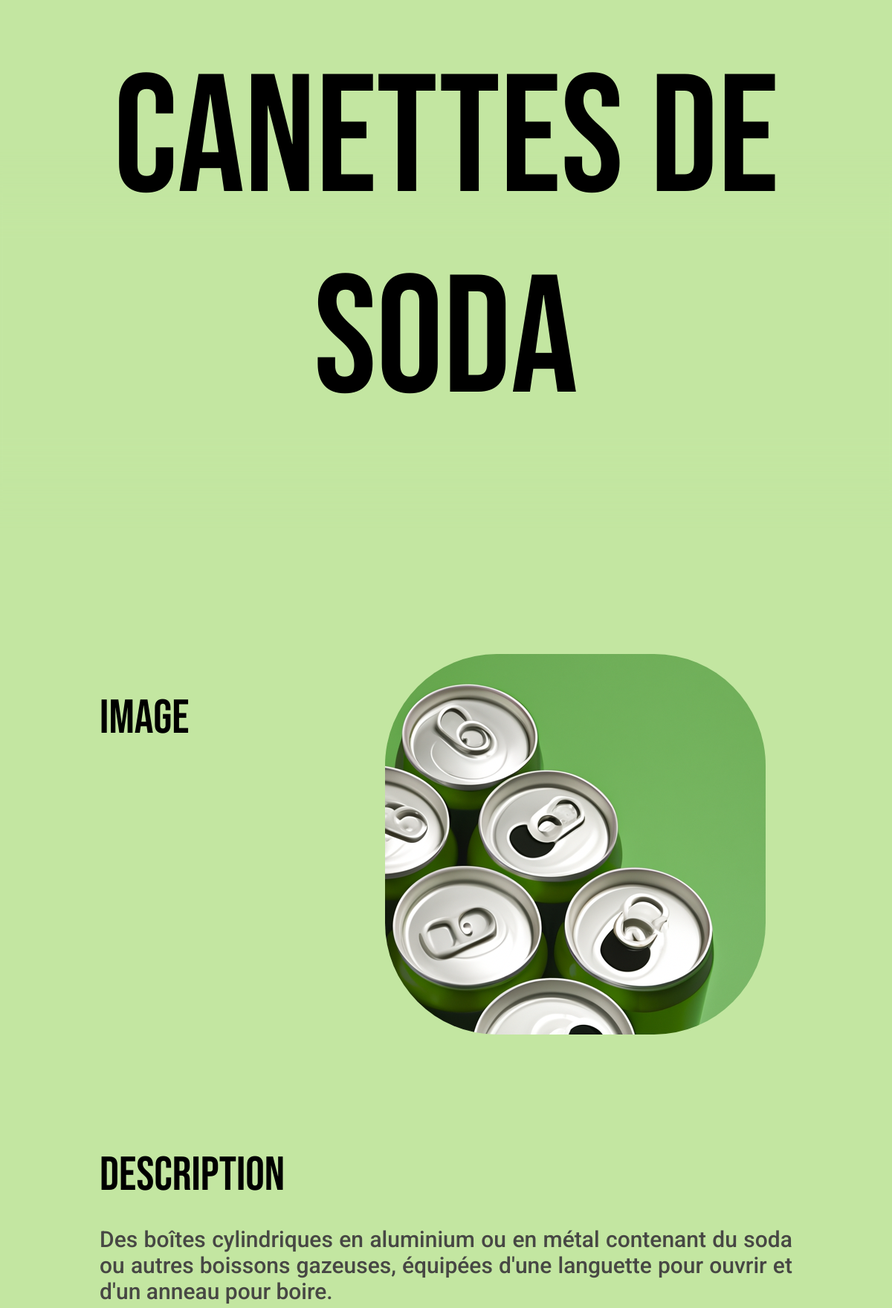
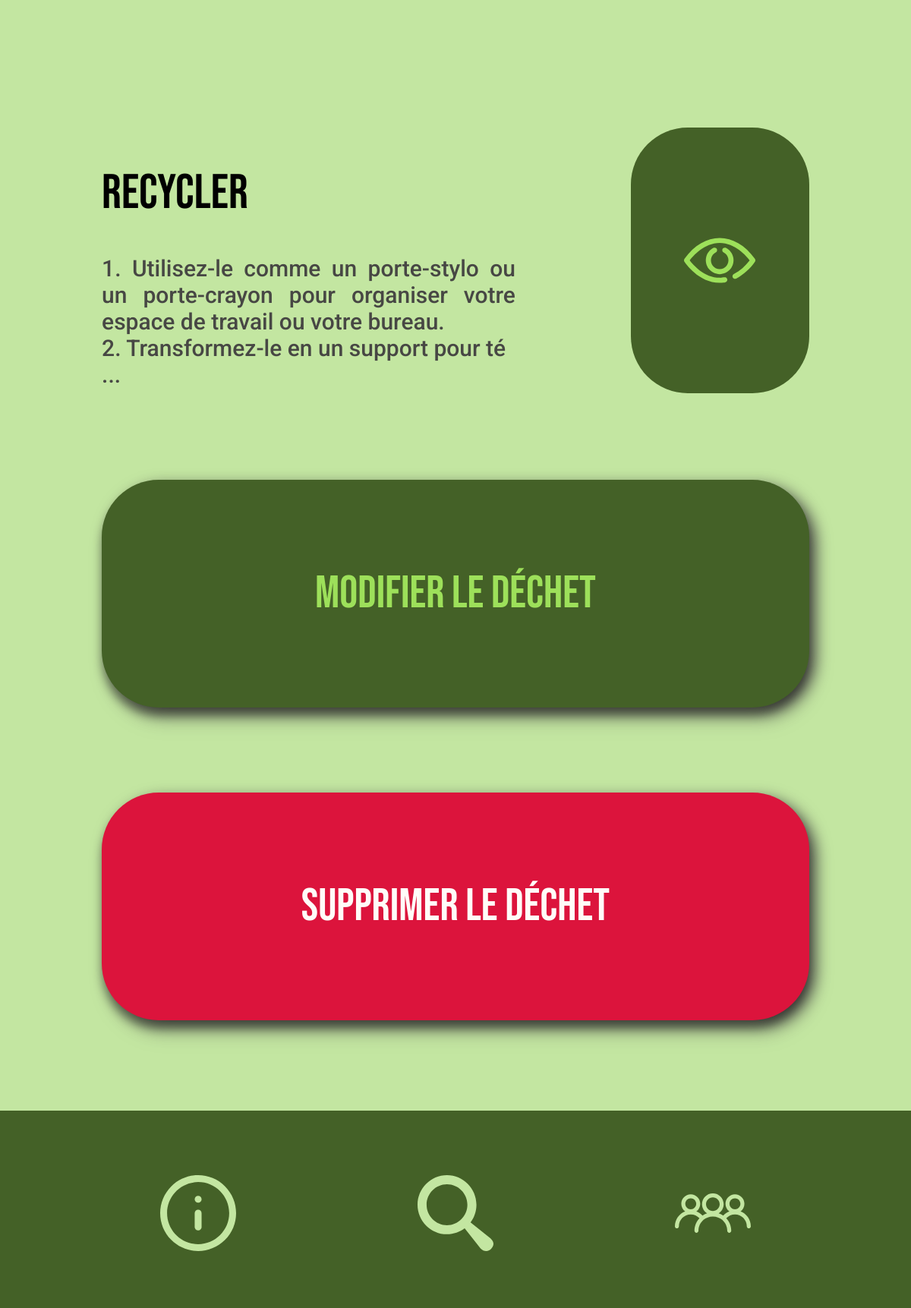
Page /waste/21 on the committed database (2 pictures, top to bottom).
### app/models.py (models this page shows, shortened)
class Waste(db.Model):
    id = db.Column(db.Integer, primary_key=True)
    name = db.Column(db.String(50), unique=True, nullable=False)
    description = db.Column(db.Text, nullable=False)
    list_recycling_possibilitites = db.Column(db.Text, nullable=False)
    nb_views = db.Column(db.Integer, nullable=False, default=0)
    last_viewed = db.Column(db.DateTime, nullable=False,
                            default=datetime.utcnow)

### app/wastes/routes.py (the view)
@wastes_bp.route('/waste/<int:waste_id>')
def waste(waste_id):
    waste = Waste.query.get_or_404(waste_id)
    waste.nb_views += 1
    waste.last_viewed = datetime.utcnow()
    db.session.commit()
    return render_template('waste.html', waste=waste, title=waste.name, location='waste')

### app/templates/waste.html (shortened to what this page needs)
{%extends "layout.html"%}
{% block head%}
<link rel="stylesheet" href="{{ url_for('static', filename='css/waste.css') }}">
{% endblock %}
{% block content %}
<div class="div-content-site">
    <nav class="navbar">
        <div class="navbar-blur"></div>
        <h1>{{waste.name}}</h1>
    </nav>
    <div class="image-container">
        <h2>Image</h2>
        <img class="image-waste" src="{{ url_for('static', filename='uploads/wastes/' + waste.name + '.png') }}"
            alt="Image">
    </div>
    <div class="description-container">
        <h2>Description</h2>
        <p>
            {% if waste.description[:400] != waste.description[:401] %}
        <p>{{ waste.description[:400] + ' ...' }}</p>
        {% else %}
        <p>{{ waste.description }}</p>
        {% endif %}
        </p>
    </div>
    <div class="list_recycling_possibilitites-container">
        <h2>Recycler</h2>
        <p>
            {% if waste.list_recycling_possibilitites[:150] != waste.list_recycling_possibilitites[:151] %}
            {% for item in waste.list_recycling_possibilitites[:150].split("\n") %}
            {{ item }}<br>
            {% endfor %}...
            {% else %}
            {% for item in waste.list_recycling_possibilitites.split("\n") %}
            {{ item }}<br>
            {% endfor %}
            {% endif %}
        </p>
        <a href="{{ url_for('wastes.waste_details', waste_id=waste.id) }}" class="list_recycling_possibilitites-refresh" target="_self">
            <img src="{{ url_for('static', filename='assets/icons/show_0.svg') }}" alt="Icon">
        </a>
    </div>
    <div class="update-waste">
        <a href="{{ url_for('wastes.update_waste', waste_id=waste.id) }}" target="_self">
            <h2>Modifier le déchet</h2>
        </a>
    </div>
    <div class="delete-waste">
        <a href="{{ url_for('wastes.delete_waste', waste_id=waste.id) }}" target="_self">
            <h2>Supprimer le déchet</h2>
        </a>
    </div>
    <div class="scroll-container-waste"></div>
</div>
{% endblock content %}

### app/static/css/main.css (style rules this page uses)
body { background-color: #C3E6A1; font-family: 'Roboto', sans-serif; }
.navbar, .navbar-search { position: fixed; left: 0%; width: 100%; top: 0%; z-index: 9998; margin: 0; }
.navbar { height: 650px; }
.navbar-blur, .navbar-search-blur { position: absolute; left: -4.63%; right: -4.63%; bottom: 0%; background: #C3E6A1; filter: blur(25px); }
.navbar-blur { top: 40%; }
.navbar h1, .navbar-search h1 { left: 0; right: 0; position: absolute; margin: auto; display: flex; align-items: center; justify-content: center; text-align: center; font-family: 'Bebas Neue'; font-style: normal; font-weight: 400; font-size: 225px; line-height: 270px; color: #000000; }
.navbar h1 { top: 5%; bottom: 5%; }
.div-content-site { position: relative; left: 0%; right: 0%; margin-top: 765px; margin-bottom: 260px; padding-bottom: 230px; }

### app/static/css/waste.css (style rules this page uses)
.image-container, .description-container, .list_recycling_possibilitites-container, .delete-waste, .update-waste, .details-container { position: absolute; left: 10.65%; right: 10.65%; }
.image-container { height: 500px; top: 115px; }
.description-container { height: 318px; top: 730px; }
.list_recycling_possibilitites-container { min-height: 350px; display: inline-block; margin-top: 1163px; }
.image-container h2, .description-container h2, .list_recycling_possibilitites-container h2, .details-container h2 { position: absolute; height: 67px; left: 0px; top: 0px; font-family: 'Bebas Neue'; font-style: normal; font-weight: 400; font-size: 64px; line-height: 77px; display: flex; align-items: center; color: #000000; }
.image-container h2 { width: 123px; }
.description-container h2, .list_recycling_possibilitites-container h2, .details-container h2 { width: 253px; }
.list_recycling_possibilitites-refresh { position: absolute; width: 235px; background: #446127; border-radius: 75px; display: flex; justify-content: center; }
.list_recycling_possibilitites-refresh { right: 0px; top: 0%; bottom: 0%; }
.list_recycling_possibilitites-refresh img { align-self: center; position: absolute; width: 40%; max-width: 136px; max-height: 150px; border-radius: 0; }
.image-waste { position: absolute; left: 41.18%; right: 0%; top: 0%; bottom: 0%; border-radius: 150px; }
.description-container p, .details-container p { left: 0%; right: 0%; top: 39.31%; bottom: 0%; }
.list_recycling_possibilitites-container p { left: 0%; right: 41.53%; top: 39.31%; bottom: 0%; }
.description-container p, .list_recycling_possibilitites-container p, .details-container p { position: absolute; font-family: 'Roboto'; font-style: normal; font-weight: 500; font-size: 30px; text-align: justify; line-height: 35px; color: #474744; }
.update-waste, .delete-waste { height: 300px; filter: drop-shadow(8px 8px 10px #474744); text-decoration: none; box-shadow: 0px 11px 11px rgba(0, 0, 0, 0.25); border-radius: 75px; }
.update-waste { top: 1627px; background: #446127; }
.delete-waste { top: 2039px; background: #DC143C; }
.delete-waste h2, .update-waste h2 { position: absolute; left: 2.94%; right: 2.94%; top: 38.67%; bottom: 39%; margin: auto; display: flex; align-items: center; justify-content: center; text-align: center; font-family: 'Bebas Neue'; font-style: normal; font-weight: 400; font-size: 60px; line-height: 72px; }
.delete-waste h2 { color: #FFFCF8; }
.update-waste h2 { color: #9DE05A; }
.scroll-container-waste { position: absolute; width: 100%; height: 375px; left: 0px; top: 2343px; }

### rows in the picture
Waste: name "canettes de soda", name (picture), description "Des boîtes cylindriques en aluminium ou en métal contenant du soda ou autres boissons gazeuses, équipées d'une languette pour ouvrir et d'un anneau pour boire."

### other values in the picture
{{ item }} "1. Utilisez-le comme un porte-stylo ou un porte-crayon pour organiser votre espace de travail ou votre bureau." "2. Transformez-le en un support pour té"
